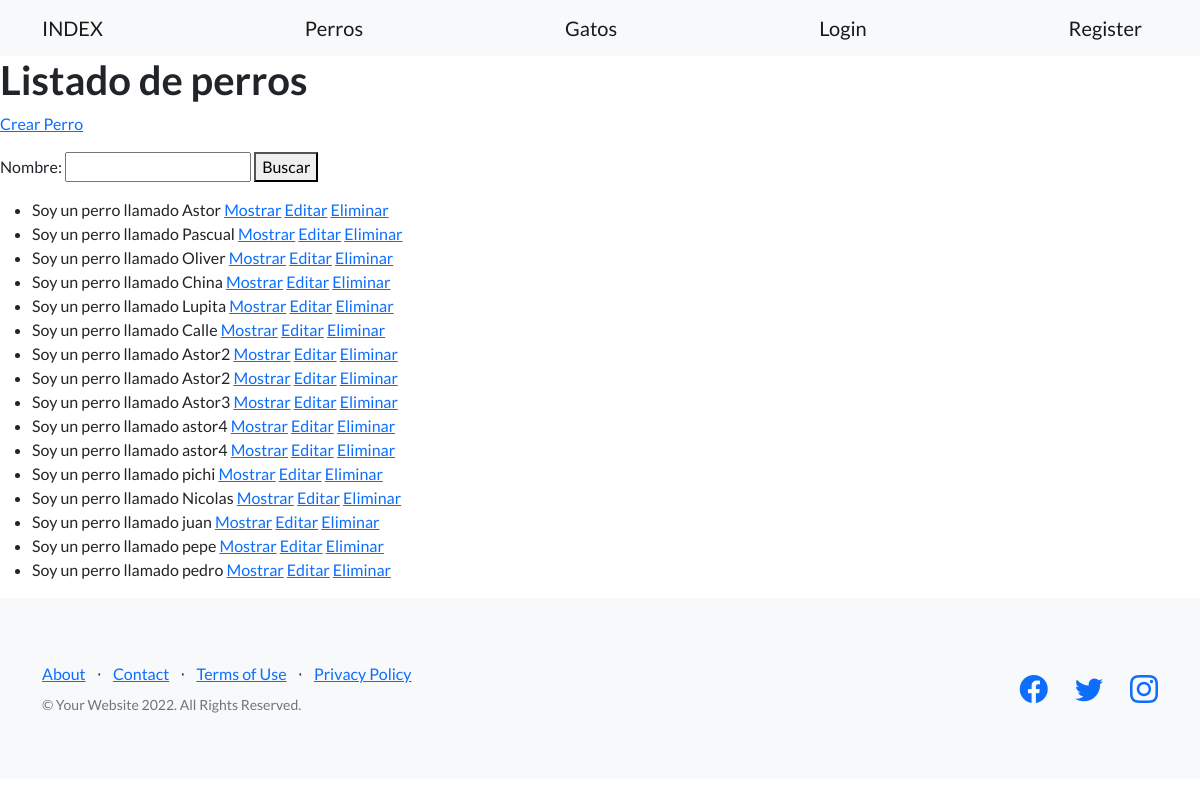
Page /perros/ on the earlier database version.
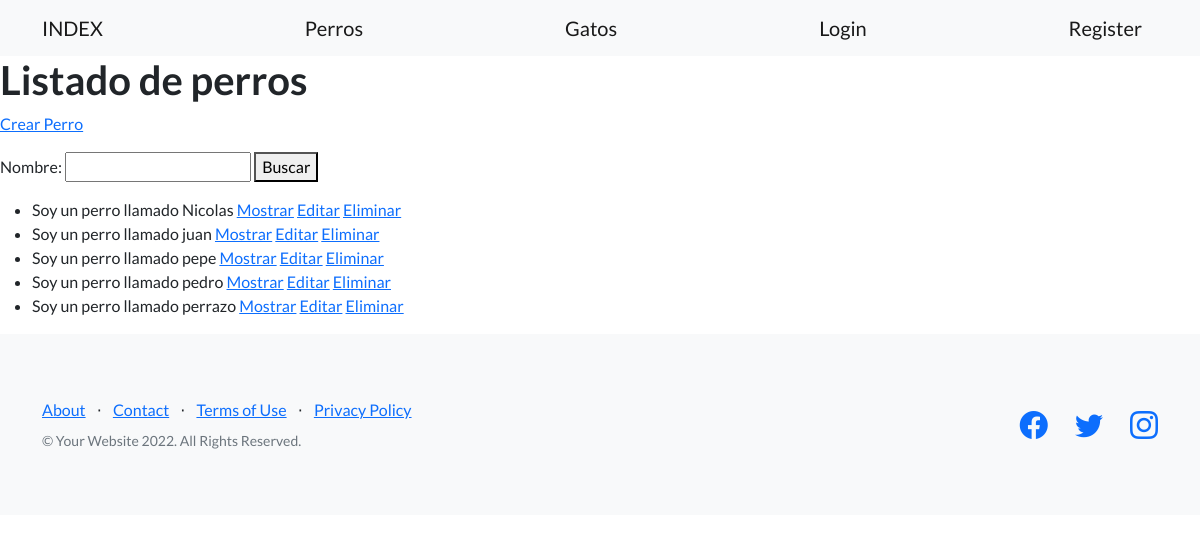
Same page on the later database version.
### desafio/models.py (models this page shows)
class Perro(models.Model):
    nombre = models.CharField(max_length=30)
    edad = models.IntegerField()
    fecha_creacion = models.DateTimeField(null=True)
    def __str__(self):
        return f"Soy un perro llamado {self.nombre}"

### desafio/views.py (the view)
# urls.py: path('perros/', listado_perros, name= "listado_perros"),
def listado_perros(request):
    nombre_de_busqueda = request.GET.get("nombre")
    if nombre_de_busqueda:
        listado_perros = Perro.objects.filter(nombre__icontains=nombre_de_busqueda)   #el __incontains es para poner que lo contenga
    else:
        listado_perros = Perro.objects.all()
    form = BusquedaPerro()
    return render(request,"perro/listado_perros.html", {"listado_perros": listado_perros, "form": form})

### desafio/forms.py
class BusquedaPerro(forms.Form):
    nombre = forms.CharField(max_length=30, required=False)

### Templates/perro/listado_perros.html (shortened to what this page needs)
{% extends 'base.html' %}
{% block texto_header %}
<h1>Listado de perros</h1>
{% endblock texto_header %}
{% block despues_del_header %}
<p>
    <a href={% url 'crear_perro' %}>Crear Perro</a>
</p>
<p>
    <form action={% url 'listado_perros' %}>
        {{form}}
        <button>Buscar</button>
</p>
<p>
    {% if listado_perros %}
    <ul>
        {% for perro in listado_perros%}
        <li> {{perro}}
            <a href={% url 'mostrar_perro' perro.id %}>Mostrar</a>
            <a href={% url 'editar_perro' perro.id %}>Editar</a>
            <a href={% url 'eliminar_perro' perro.id %}>Eliminar</a>
        </li>
        {% endfor %}
    </ul>
    {% else %}
       <p> No se encontraron datos. </p>
    {% endif %}
</p>
{% endblock despues_del_header %}

### Templates/base.html (shortened to what this page needs)
<!DOCTYPE html>
<html lang="en">
    <head>
        {% load static %}
        <link href="https://cdn.jsdelivr.net/npm/bootstrap-icons@1.5.0/font/bootstrap-icons.css" rel="stylesheet" type="text/css" />
        <link href={% static "desafio/css/styles.css" %} rel="stylesheet" />
    </head>
    <body>
        <nav class="navbar navbar-light bg-light static-top">
            <div class="container">
                <a class="navbar-brand" href={% url 'index' %}>INDEX</a>
                <a class="navbar-brand" href={% url 'listado_perros' %}>Perros</a>
                <a class="navbar-brand" href={% url 'listado_gatos' %}>Gatos</a>
                {% if request.user.is_authenticated %}
                <a class="navbar-brand" href={% url 'perfil' %}>{{request.user.username}}</a>
                <a class="navbar-brand" href={% url 'logout' %}>Logout</a>
                {% else %}
                <a class="navbar-brand" href={% url 'login' %}>Login</a>
                <a class="navbar-brand" href={% url 'register' %}>Register</a>
                {% endif %}
            </div>
        </nav>
        {% block header %}
                {% block texto_header %}
                {% endblock texto_header %}
        {% endblock header %}
        {% block despues_del_header %}{% endblock despues_del_header %}
        <footer class="footer bg-light">
            <div class="container">
                <div class="row">
                    <div class="col-lg-6 h-100 text-center text-lg-start my-auto">
                        <ul class="list-inline mb-2">
                            <li class="list-inline-item"><a href="#!">About</a></li>
                            <li class="list-inline-item">⋅</li>
                            <li class="list-inline-item"><a href="#!">Contact</a></li>
                            <li class="list-inline-item">⋅</li>
                            <li class="list-inline-item"><a href="#!">Terms of Use</a></li>
                            <li class="list-inline-item">⋅</li>
                            <li class="list-inline-item"><a href="#!">Privacy Policy</a></li>
                        </ul>
                        <p class="text-muted small mb-4 mb-lg-0">&copy; Your Website 2022. All Rights Reserved.</p>
                    </div>
                    <div class="col-lg-6 h-100 text-center text-lg-end my-auto">
                        <ul class="list-inline mb-0">
                            <li class="list-inline-item me-4">
                                <a href="#!"><i class="bi-facebook fs-3"></i></a>
                            </li>
                            <li class="list-inline-item me-4">
                                <a href="#!"><i class="bi-twitter fs-3"></i></a>
                            </li>
                            <li class="list-inline-item">
                                <a href="#!"><i class="bi-instagram fs-3"></i></a>
                            </li>
                        </ul>
                    </div>
                </div>
            </div>
        </footer>
    </body>
</html>

Differences in the rows shown:
removed Perro: nombre "Soy un perro llamado Astor"
removed Perro: nombre "Soy un perro llamado Pascual"
removed Perro: nombre "Soy un perro llamado Oliver"
removed Perro: nombre "Soy un perro llamado China"
removed Perro: nombre "Soy un perro llamado Lupita"
removed Perro: nombre "Soy un perro llamado Calle"
removed Perro: nombre "Soy un perro llamado Astor2"
removed Perro: nombre "Soy un perro llamado Astor2"
removed Perro: nombre "Soy un perro llamado Astor3"
removed Perro: nombre "Soy un perro llamado astor4"
removed Perro: nombre "Soy un perro llamado astor4"
removed Perro: nombre "Soy un perro llamado pichi"
added Perro: nombre "Soy un perro llamado perrazo"
